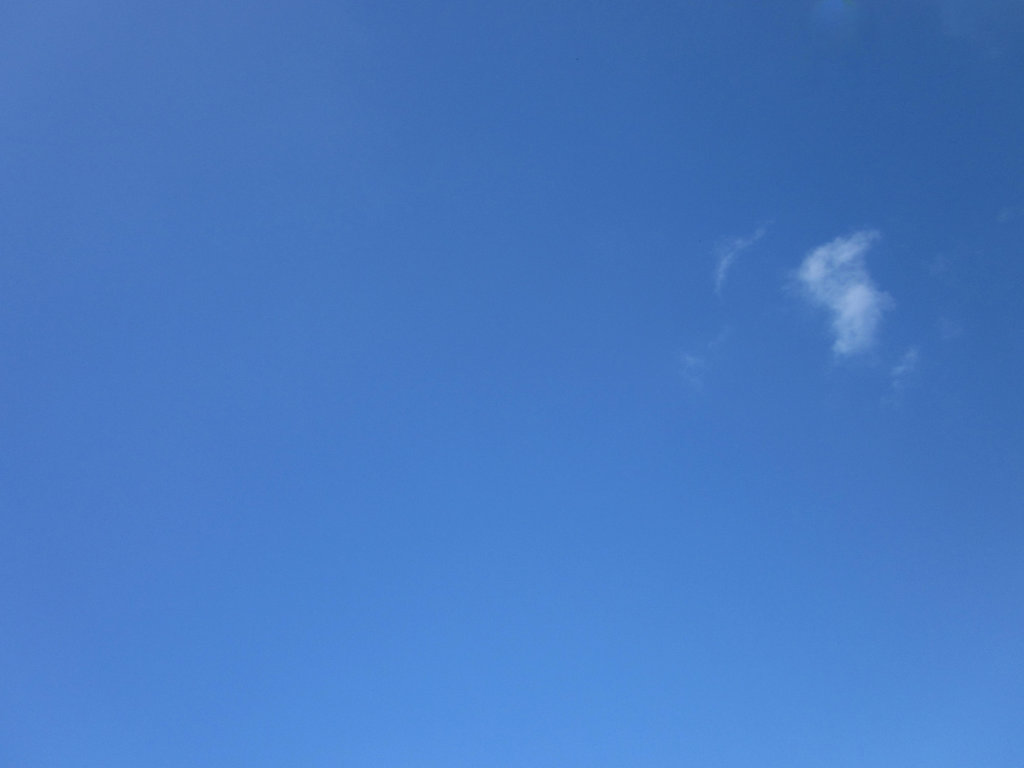
%> input picture Image Signal Analysis (2018-2019)/sky.png, 1024 x 768 px
$ octave task2Sky.m   (GNU Octave 9; MATLAB toolbox functions it lacks are replaced by stand-ins)
%> lines starting %> are read from the running program, lines starting %| are printed output that depends on the picture
%Load in Sky image and convert it to YCbCr colour space.
skyImage = imread('sky.png');
%> skyImage is the input picture: size 768x1024x3 uint8; mean R, G, B 71.1, 121.3, 194.5
YCBCRSky = rgb2ycbcr(skyImage);
%> YCBCRSky: size 768x1024x3 uint8; mean of channels 1, 2, 3 114.4, 167.6, 100.7

%Extract colour components of sky image.
ySky = YCBCRSky(:,:,1);
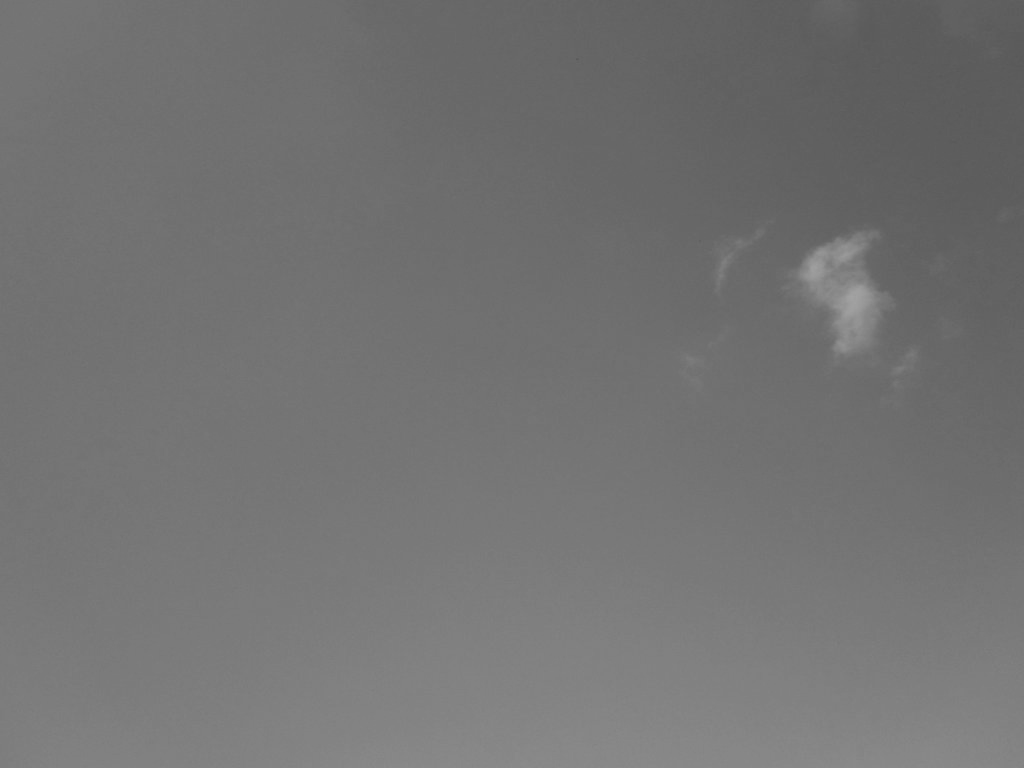
%> ySky: size 768x1024 uint8; min 88, max 163, mean 114.4
cbSky = YCBCRSky(:,:,2);
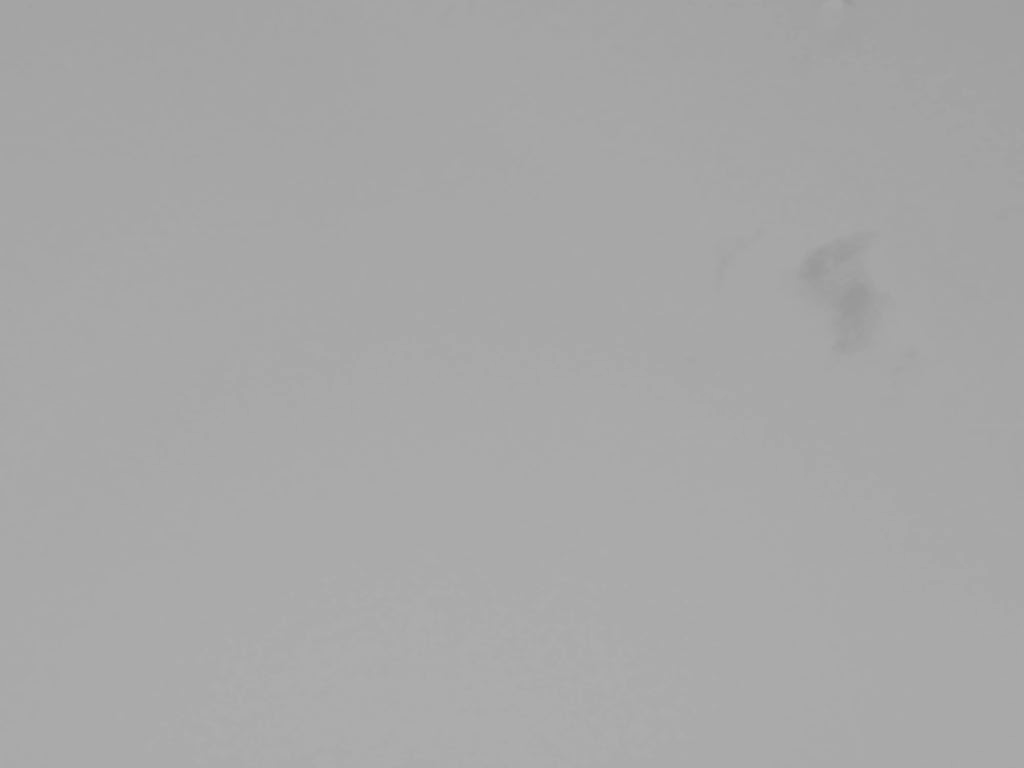
%> cbSky: size 768x1024 uint8; min 152, max 174, mean 167.6
crSky = YCBCRSky(:,:,3);
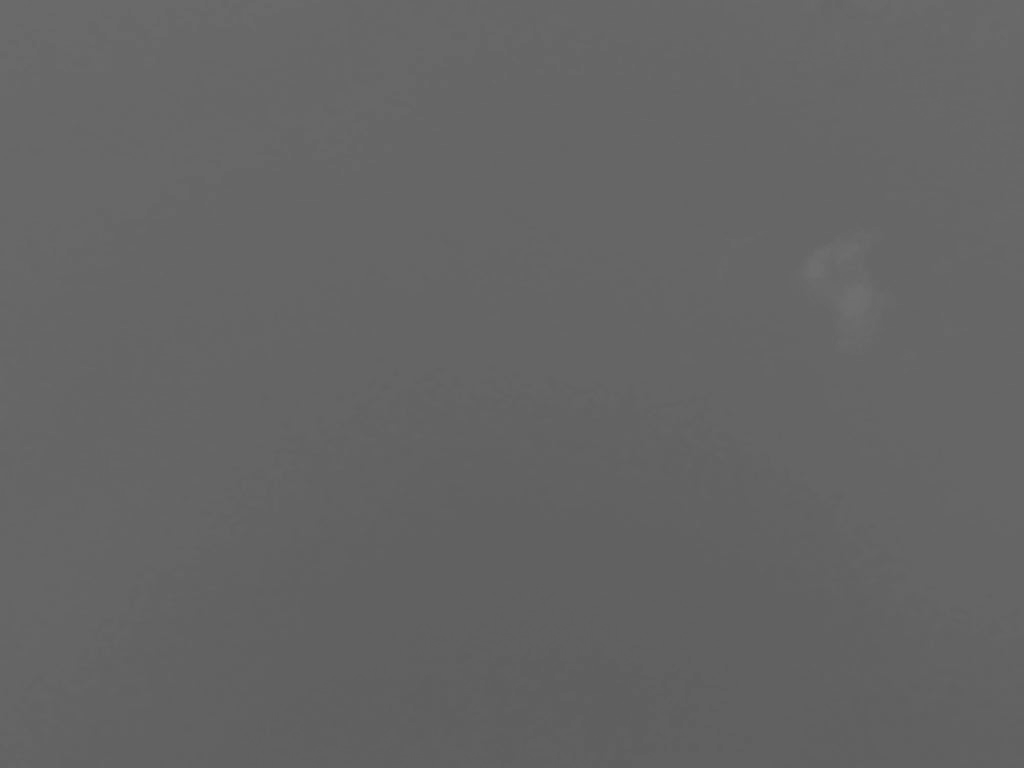
%> crSky: size 768x1024 uint8; min 95, max 112, mean 100.7

%Creates array size of the colour components
a = 128+ zeros(size(ySky));

%Create the coloured components of sky image using the zeros and
%the different channels.
cbSky = cat(3, a, cbSky, a);
%> cbSky: size 768x1024x3 uint8; mean of channels 1, 2, 3 128, 167.6, 128
crSky = cat(3, a, a, crSky);
%> crSky: size 768x1024x3 uint8; mean of channels 1, 2, 3 128, 128, 100.7

%Show different YCbCr components of sky image.
figure
imshow(YCBCRSky);
title('YCbCr colour space version of Sky')

figure
imshow(ySky);
title('Y component of Sky')

figure
imshow(ycbcr2rgb(cbSky));
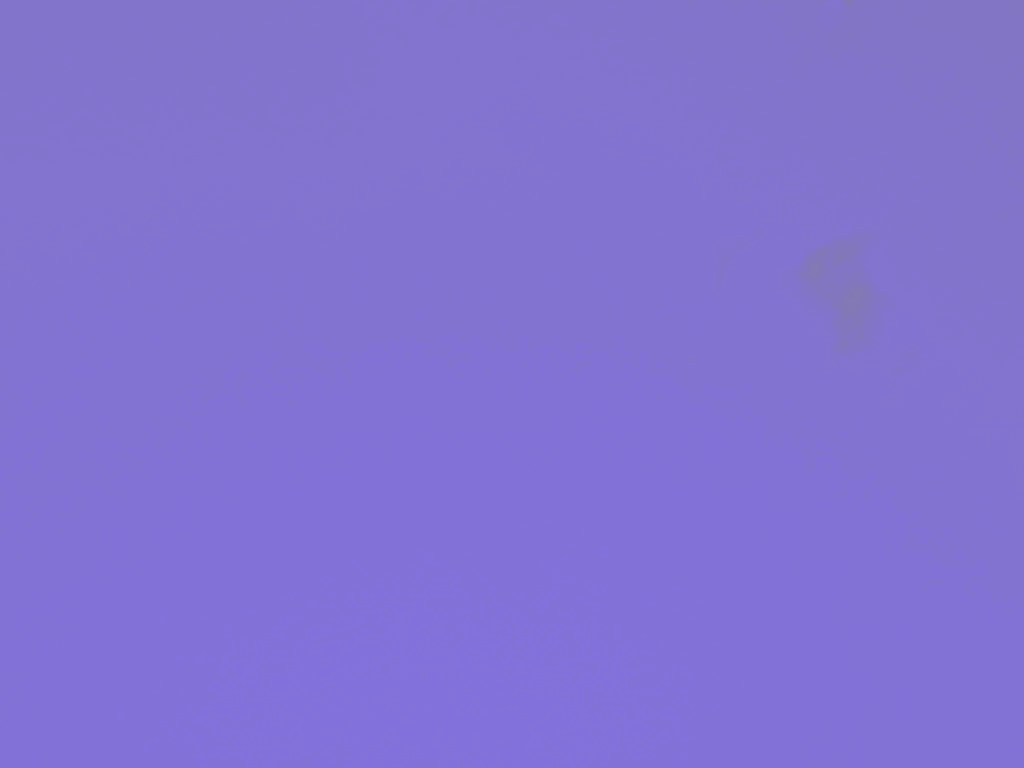
%> displayed picture: size 768x1024x3, on the screen's scale of 0 to 255; mean R, G, B 130, 114.9, 210.3
title('Cb component of Sky')

figure
imshow(ycbcr2rgb(crSky));
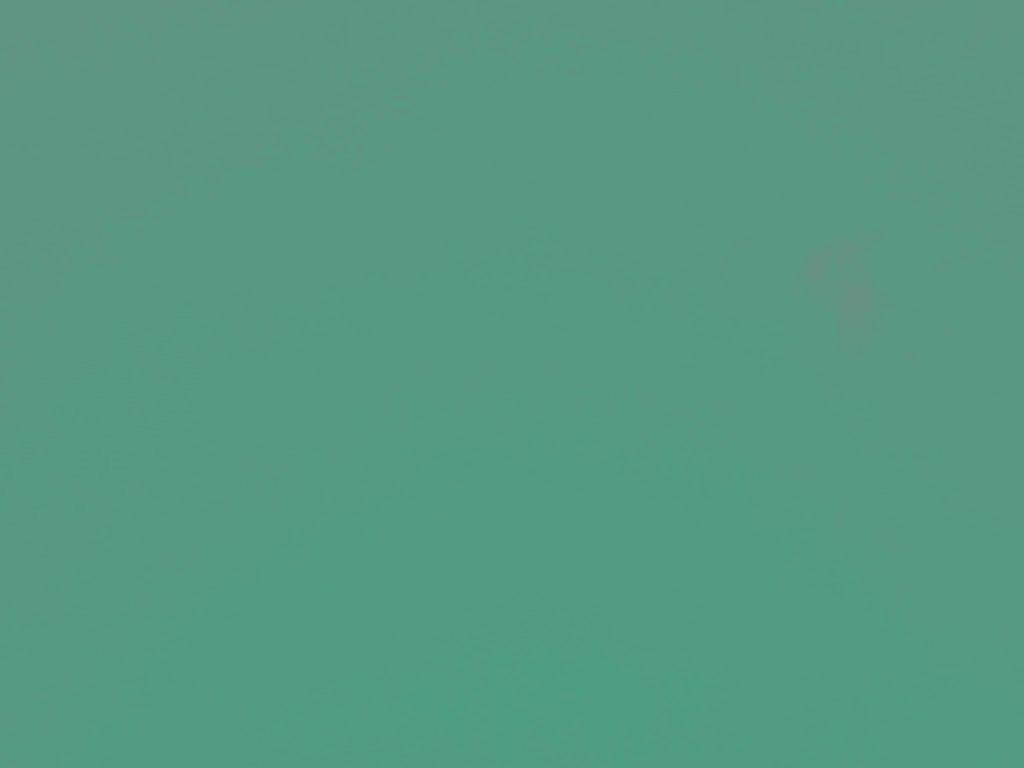
%> displayed picture: size 768x1024x3, on the screen's scale of 0 to 255; mean R, G, B 86.8, 152.8, 130
title('Cr component of Sky')
